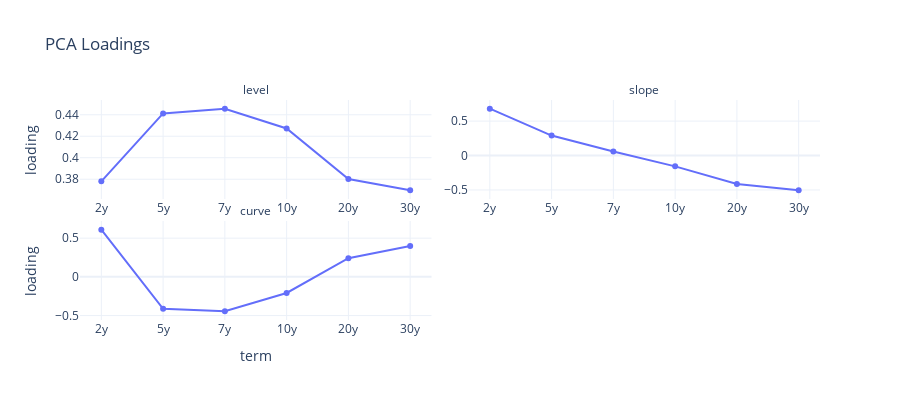

Notebook cell for this chart:
### Code cell
exposures=pd.DataFrame((pca.components_),index=['level','slope','curve']).rename(columns={k:v+'y' for k, v in enumerate(diff_rates_std.columns)}).reset_index()
fig=px.line(exposures.melt(id_vars='index',value_name='loading',var_name='term'),x='term',y='loading',
            facet_col='index',
            facet_col_wrap=2,
            facet_row_spacing=0.1,
            facet_col_spacing=0.05,
            title='PCA Loadings',
            markers=True)
fig.update_yaxes(matches=None,showticklabels=True)
fig.update_xaxes(matches=None,showticklabels=True)
fig.for_each_annotation(lambda a: a.update(text=a.text.split("=")[-1]))
fig.update_layout(
        title=f"PCA Loadings",
        height=400, width=900,
        template='plotly_white',
        showlegend=False
    )

### Figure 1 — Plotly figure (JSON) as saved in the notebook; plotly's stock layout.template omitted (floating-point values rounded to 4 significant figures)
{"data": [{"hovertemplate": "index=level<br>term=%{x}<br>loading=%{y}<extra></extra>", "legendgroup": "", "line": {"color": "#636efa", "dash": "solid"}, "marker": {"symbol": "circle"}, "mode": "lines+markers", "name": "", "orientation": "v", "showlegend": false, "type": "scatter", "x": ["2y", "5y", "7y", "10y", "20y", "30y"], "xaxis": "x3", "y": [0.378, 0.4413, 0.4456, 0.4272, 0.3803, 0.3697], "yaxis": "y3"}, {"hovertemplate": "index=slope<br>term=%{x}<br>loading=%{y}<extra></extra>", "legendgroup": "", "line": {"color": "#636efa", "dash": "solid"}, "marker": {"symbol": "circle"}, "mode": "lines+markers", "name": "", "orientation": "v", "showlegend": false, "type": "scatter", "x": ["2y", "5y", "7y", "10y", "20y", "30y"], "xaxis": "x4", "y": [0.6801, 0.2899, 0.05787, -0.1571, -0.413, -0.5049], "yaxis": "y4"}, {"hovertemplate": "index=curve<br>term=%{x}<br>loading=%{y}<extra></extra>", "legendgroup": "", "line": {"color": "#636efa", "dash": "solid"}, "marker": {"symbol": "circle"}, "mode": "lines+markers", "name": "", "orientation": "v", "showlegend": false, "type": "scatter", "x": ["2y", "5y", "7y", "10y", "20y", "30y"], "xaxis": "x", "y": [0.6088, -0.4132, -0.4446, -0.2081, 0.2407, 0.3996], "yaxis": "y"}], "layout": {"annotations": [{"font": {}, "showarrow": false, "text": "curve", "x": 0.2375, "xanchor": "center", "xref": "paper", "y": 0.45, "yanchor": "bottom", "yref": "paper"}, {"font": {}, "showarrow": false, "text": "level", "x": 0.2375, "xanchor": "center", "xref": "paper", "y": 1, "yanchor": "bottom", "yref": "paper"}, {"font": {}, "showarrow": false, "text": "slope", "x": 0.7625, "xanchor": "center", "xref": "paper", "y": 1, "yanchor": "bottom", "yref": "paper"}], "height": 400, "legend": {"tracegroupgap": 0}, "showlegend": false, "title": {"text": "PCA Loadings"}, "width": 900, "xaxis": {"anchor": "y", "domain": [0, 0.475], "showticklabels": true, "title": {"text": "term"}}, "xaxis2": {"anchor": "y2", "domain": [0.525, 1], "showticklabels": true, "title": {"text": "term"}}, "xaxis3": {"anchor": "y3", "domain": [0, 0.475], "showticklabels": true}, "xaxis4": {"anchor": "y4", "domain": [0.525, 1], "showticklabels": true}, "yaxis": {"anchor": "x", "domain": [0, 0.45], "showticklabels": true, "title": {"text": "loading"}}, "yaxis2": {"anchor": "x2", "domain": [0, 0.45], "showticklabels": true}, "yaxis3": {"anchor": "x3", "domain": [0.55, 1], "showticklabels": true, "title": {"text": "loading"}}, "yaxis4": {"anchor": "x4", "domain": [0.55, 1], "showticklabels": true}}}
